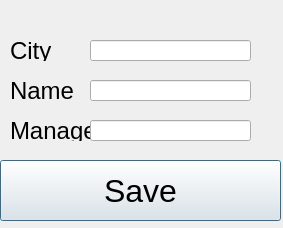
<?xml version="1.0" encoding="UTF-8"?>
<ui version="4.0">
 <class>branch</class>
 <widget class="QDialog" name="branch">
  <property name="geometry">
   <rect>
    <x>0</x>
    <y>0</y>
    <width>283</width>
    <height>228</height>
   </rect>
  </property>
  <property name="font">
   <font>
    <family>Helvetica Neue</family>
   </font>
  </property>
  <property name="windowTitle">
   <string>Dialog</string>
  </property>
  <widget class="QLabel" name="label">
   <property name="geometry">
    <rect>
     <x>10</x>
     <y>40</y>
     <width>91</width>
     <height>21</height>
    </rect>
   </property>
   <property name="font">
    <font>
     <family>Helvetica Neue</family>
     <pointsize>18</pointsize>
    </font>
   </property>
   <property name="text">
    <string>City</string>
   </property>
  </widget>
  <widget class="QLabel" name="label_2">
   <property name="geometry">
    <rect>
     <x>10</x>
     <y>80</y>
     <width>81</width>
     <height>21</height>
    </rect>
   </property>
   <property name="font">
    <font>
     <family>Helvetica Neue</family>
     <pointsize>18</pointsize>
    </font>
   </property>
   <property name="text">
    <string>Name</string>
   </property>
  </widget>
  <widget class="QLabel" name="label_3">
   <property name="geometry">
    <rect>
     <x>10</x>
     <y>120</y>
     <width>91</width>
     <height>21</height>
    </rect>
   </property>
   <property name="font">
    <font>
     <pointsize>18</pointsize>
    </font>
   </property>
   <property name="text">
    <string>Manager</string>
   </property>
  </widget>
  <widget class="QLineEdit" name="city_LineEdit">
   <property name="geometry">
    <rect>
     <x>90</x>
     <y>40</y>
     <width>161</width>
     <height>21</height>
    </rect>
   </property>
  </widget>
  <widget class="QLineEdit" name="name_LineEdit">
   <property name="geometry">
    <rect>
     <x>90</x>
     <y>80</y>
     <width>161</width>
     <height>21</height>
    </rect>
   </property>
  </widget>
  <widget class="QLineEdit" name="manager_LineEdit">
   <property name="geometry">
    <rect>
     <x>90</x>
     <y>120</y>
     <width>161</width>
     <height>21</height>
    </rect>
   </property>
  </widget>
  <widget class="QPushButton" name="saveButton">
   <property name="geometry">
    <rect>
     <x>0</x>
     <y>160</y>
     <width>281</width>
     <height>61</height>
    </rect>
   </property>
   <property name="font">
    <font>
     <family>Helvetica Neue</family>
     <pointsize>24</pointsize>
    </font>
   </property>
   <property name="text">
    <string>Save</string>
   </property>
  </widget>
 </widget>
 <resources/>
 <connections/>
</ui>
